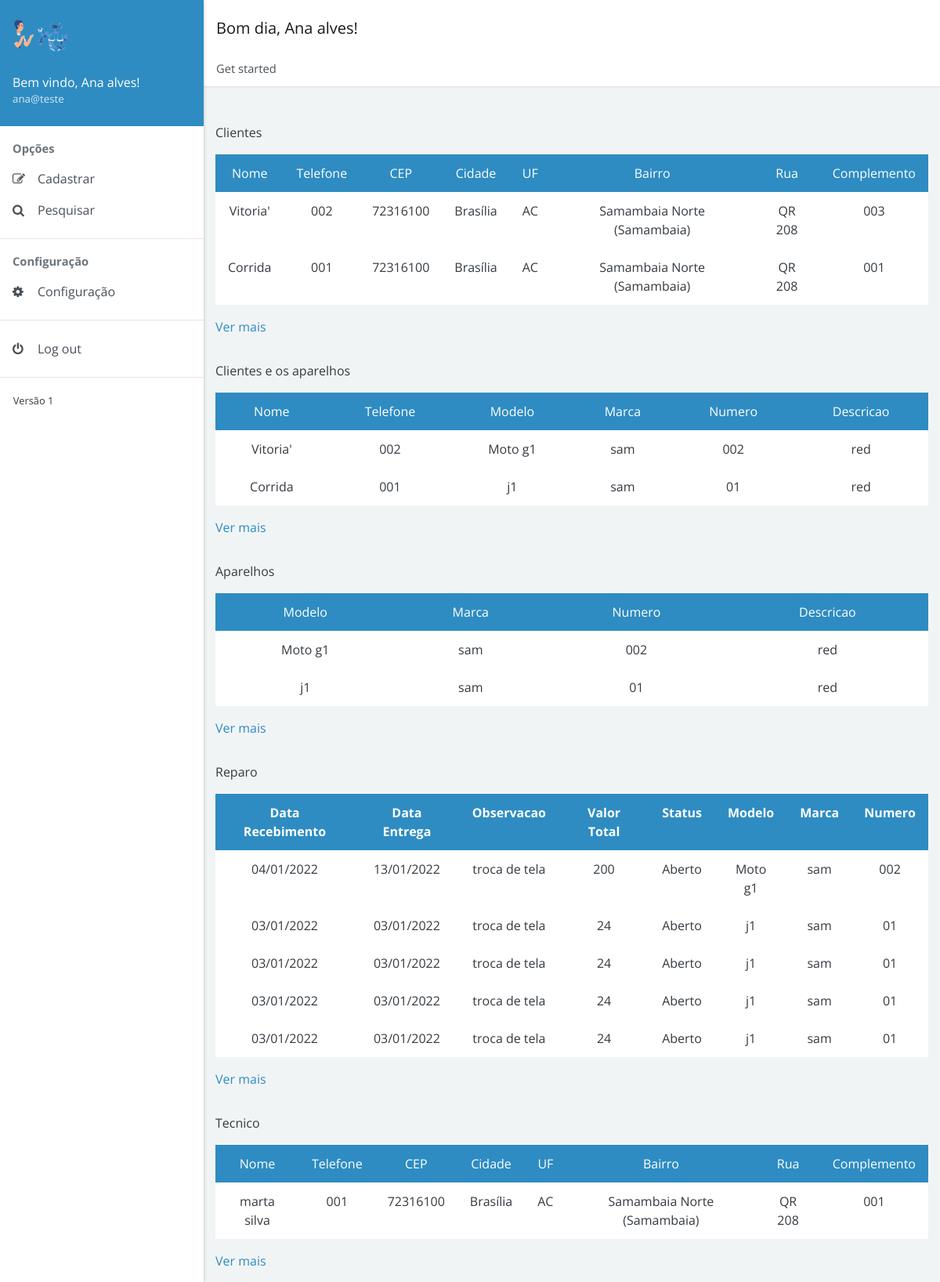
Screenshot of /model/index.php (signed in) with the database file from the repository.
### tables this page shows
CREATE TABLE `cliente` (
  `id_cliente` int(11) NOT NULL,
  `nome_completo` varchar(255) DEFAULT NULL,
  `email_cliente` varchar(255) NOT NULL,
  `telefone_celular` varchar(17) DEFAULT NULL,
  `telefone_contato` varchar(17) DEFAULT NULL,
  `endereco_id_endereco` int(11) NOT NULL,
  `login_id_login` int(11) NOT NULL
);

CREATE TABLE `endereco` (
  `id_endereco` int(11) NOT NULL,
  `cep` varchar(10) DEFAULT NULL,
  `cidade` varchar(255) DEFAULT NULL,
  `uf` varchar(2) DEFAULT NULL,
  `bairro` varchar(255) DEFAULT NULL,
  `rua` varchar(255) DEFAULT NULL,
  `complemento` varchar(255) DEFAULT NULL
);

CREATE TABLE `cliente_eletronico` (
  `cliente_id_cliente` int(11) NOT NULL,
  `eletronico_id_eletronico` int(11) NOT NULL
);

CREATE TABLE `eletronico` (
  `id_eletronico` int(11) NOT NULL,
  `modelo` varchar(255) DEFAULT NULL,
  `marca` varchar(255) DEFAULT NULL,
  `numero` varchar(50) DEFAULT NULL,
  `descricao` varchar(255) DEFAULT NULL
);

CREATE TABLE `reparo` (
  `id_reparo` int(11) NOT NULL,
  `data_recebimento` date DEFAULT NULL,
  `data_previsao` date DEFAULT NULL,
  `data_entrega` date DEFAULT NULL,
  `observacao` varchar(255) DEFAULT NULL,
  `mao_obra` float DEFAULT NULL,
  `custo_peca` float DEFAULT NULL,
  `valor_total` float DEFAULT NULL,
  `status_id_status` int(11) NOT NULL,
  `tecnico_id_tecnico` int(11) NOT NULL,
  `eletronico_id_eletronico` int(11) NOT NULL
);

CREATE TABLE `statu` (
  `id_status` int(11) NOT NULL,
  `nome_status` varchar(255) DEFAULT NULL
);

CREATE TABLE `tecnico` (
  `id_tecnico` int(11) NOT NULL,
  `nome_tecnico` varchar(255) DEFAULT NULL,
  `telefone_tecnico` varchar(17) DEFAULT NULL,
  `endereco_id_endereco` int(11) NOT NULL,
  `login_id_login` int(11) NOT NULL
);

### model/index.php (the view, shortened to what this page needs)
<!doctype html>
<html lang="pt-br">
<head>
  <link rel="stylesheet" href="https://cdnjs.cloudflare.com/ajax/libs/font-awesome/4.7.0/css/font-awesome.min.css">
  <link href="../dist/admin4b.min.css?v=2.1.0" rel="stylesheet">
  <link href="../dist/admin4b.min.css" rel="stylesheet" type="text/css" />
</head>
<body>
  <div class="app">
    <div class="app-sidebar">
      <div class="sidebar-header">
        <img src="../images/principal3.png" width="70px" alt="Imagem de entrada"><br>
        <div class="username"><span>Bem vindo, <?php session_start();
                                                echo $_SESSION['nome_completo_login']; ?>!</span>
          <small><?php echo $_SESSION['email_usuario']; ?> </small>
        </div>
      </div>
      <div id="sidebar-nav" class="sidebar-nav">
        <span class="sidebar-nav-header">Opções</span>
        <ul>
          <li><a href="#forms" data-toggle="collapse"><span class="sidebar-nav-icon fa fa-pencil-square-o"></span> <span class="sidebar-nav-text">Cadastrar</span></a>
          </li>
          <li><a href="#search" data-toggle="collapse"><span class="sidebar-nav-icon fa fa-search"></span> <span class="sidebar-nav-text">Pesquisar</span></a>
          </li>
        </ul>
        <hr><span class="sidebar-nav-header">Configuração</span>
        <ul>
          <li><a href="./editar/configuracao_geral.php  "><span class="sidebar-nav-icon fa fa-cog"></span> <span class="sidebar-nav-text">Configuração</span></a>
          </li>
        </ul>
        <hr>
        <ul>
          <li><a href="../controll/crud/sair.php"><span class="sidebar-nav-icon fa fa-power-off"></span> <span class="sidebar-nav-text">Log out</span></a></li>
        </ul>
        <hr>
        <small>Versão 1</small>
      </div>
    </div>
    <div class="app-content">
      <div class="content-header">
        <nav class="navbar navbar-expand navbar-light bg-white">
          <div class="navbar-brand">
            <?php
            $hora_do_dia = date("H");
            if (($hora_do_dia >= 00) && ($hora_do_dia <= 12)) {
              echo "Bom dia, ";
            } else if (($hora_do_dia >= 12) && ($hora_do_dia <= 18)) {
              echo "Boa tarde, ";
            } else {
              echo "Boa noite, ";
            }
            echo $_SESSION['nome_completo_login'];
            ?>!
          </div>
        </nav>
        <nav>
          <ol class="breadcrumb">
            <li class="breadcrumb-item">Get started</li>
          </ol>
        </nav>
      </div>
      <div class="content-body">
        <div class="container">
          <div class="align-items-center">
            <div class="" style="margin-top: 2em">
              <p>Clientes</p>
              <table class="table table-bordered table-hover text-center">
                <tr class="bg bg-primary text-white text-center">
                  <td>Nome</td>
                  <td>Telefone</td>
                  <td>CEP</td>
                  <td>Cidade</td>
                  <td>UF</td>
                  <td>Bairro</td>
                  <td>Rua</td>
                  <td>Complemento</td>
                </tr>
                <?php
                include_once '../controll/crud/conexao.php';
                $id_session = $_SESSION['id_login'];
                $pesquisa = $conexao->query("SELECT * FROM cliente INNER JOIN endereco ON endereco_id_endereco = id_endereco INNER JOIN login ON cliente.login_id_login = login.id_login WHERE login.id_login = $id_session LIMIT 5");
                while ($tabela = $pesquisa->fetch()) {
                  $nome = $tabela['nome_completo'];
                  $telefone = $tabela['telefone_celular'];
                  $cep = $tabela['cep'];
                  $cidade = $tabela['cidade'];
                  $uf = $tabela['uf'];
                  $bairro = $tabela['bairro'];
                  $rua = $tabela['rua'];
                  $complemento = $tabela['complemento'];
                ?>
                  <tr class="text-center">
                    <td>
                      <?= $nome ?>
                    </td>
                    <td>
                      <?= $telefone ?>
                    </td>
                    <td>
                      <?= $cep ?>
                    </td>
                    <td>
                      <?= $cidade ?>
                    </td>
                    <td>
                      <?= $uf ?>
                    </td>
                    <td>
                      <?= $bairro ?>
                    </td>
                    <td>
                      <?= $rua ?>
                    </td>
                    <td>
                      <?= $complemento ?>
                    </td>
                  </tr>
                <?php
                }
                ?>
              </table>
              <a href="../view/pesquisar/pesquisa_cliente.php">Ver mais</a>
            </div>
          </div>
          <div class="align-items-center">
            <div class="" style="margin-top: 2em">
              <p>Clientes e os aparelhos</p>
              <table class="table table-bordered table-hover text-center">
                <tr class="bg bg-primary text-white text-center">
                  <td>Nome</td>
                  <td>Telefone</td>
                  <td>Modelo</td>
                  <td>Marca</td>
                  <td>Numero</td>
                  <td>Descricao</td>
                </tr>
                <?php
                $pesquisa = $conexao->query("SELECT * FROM cliente_eletronico INNER JOIN cliente ON cliente.id_cliente = cliente_eletronico.cliente_id_cliente
                INNER JOIN eletronico ON eletronico.id_eletronico = cliente_eletronico.eletronico_id_eletronico INNER JOIN login ON cliente.login_id_login = login.id_login WHERE cliente.login_id_login = $id_session LIMIT 5");
                while ($resultado = $pesquisa->fetch()) {
                  $nome = $resultado['nome_completo'];
                  $telefone = $resultado['telefone_celular'];
                  $modelo = $resultado['modelo'];
                  $marca = $resultado['marca'];
                  $numero = $resultado['numero'];
                  $descricao = $resultado['descricao'];
                ?>
                  <tr class="text-center">
                    <td>
                      <?= $nome ?>
                    </td>
                    <td>
                      <?= $telefone ?>
                    </td>
                    <td>
                      <?= $modelo ?>
                    </td>
                    <td>
                      <?= $marca ?>
                    </td>
                    <td>
                      <?= $numero ?>
                    </td>
                    <td>
                      <?= $descricao ?>
                    </td>
                  </tr>
                <?php
                }
                ?>
              </table>
              <a href="../view/pesquisar/pesquisa_cliente_aparelho.php">Ver mais</a>
            </div>
          </div>
          <div class="align-items-center">
            <div class="" style="margin-top: 2em">
              <p>Aparelhos</p>
              <table class="table table-bordered table-hover text-center">
                <tr class="bg bg-primary text-white text-center">
                  <td>Modelo</td>
                  <td>Marca</td>
                  <td>Numero</td>
                  <td>Descricao</td>
                </tr>
                <?php
                $pesquisa = $conexao->query("SELECT * FROM eletronico INNER JOIN cliente_eletronico ON cliente_eletronico.eletronico_id_eletronico = eletronico.id_eletronico
                INNER JOIN cliente ON cliente.id_cliente = cliente_eletronico.cliente_id_cliente
                INNER JOIN login ON cliente.login_id_login = login.id_login WHERE cliente.login_id_login = $id_session LIMIT 5");
                while ($resultado = $pesquisa->fetch()) {
                  $modelo = $resultado['modelo'];
                  $marca = $resultado['marca'];
                  $numero = $resultado['numero'];
                  $descricao = $resultado['descricao'];
                ?>
                  <tr class="text-center">
                    <td>
                      <?= $modelo ?>
                    </td>
                    <td>
                      <?= $marca ?>
                    </td>
                    <td>
                      <?= $numero ?>
                    </td>
                    <td>
                      <?= $descricao ?>
                    </td>
                  </tr>
                <?php
                }
                ?>
              </table>
              <a href="../view/pesquisar/pesquisa_aparelho.php">Ver mais</a>
            </div>
          </div>
          <div class="align-items-center">
            <div class="" style="margin-top: 2em">
              <p>Reparo</p>
              <table class="table table-bordered table-hover text-center">
                <tr class="bg bg-primary text-white text-center">
                  <th>Data Recebimento</th>
                  <th>Data Entrega</th>
                  <th>Observacao</th>
                  <th>Valor Total</th>
                  <th>Status</th>
                  <th>Modelo</th>
                  <th>Marca</th>
                  <th>Numero</th>
                </tr>
                <?php
                $pesquisa = $conexao->query("SELECT * FROM `reparo` INNER JOIN statu ON reparo.status_id_status = statu.id_status
                INNER JOIN tecnico  ON reparo.tecnico_id_tecnico = tecnico.id_tecnico INNER JOIN eletronico ON reparo.eletronico_id_eletronico = eletronico.id_eletronico
                INNER JOIN endereco ON tecnico.endereco_id_endereco = endereco.id_endereco INNER JOIN cliente_eletronico ON cliente_eletronico.eletronico_id_eletronico = eletronico.id_eletronico
                INNER JOIN cliente ON cliente.id_cliente = cliente_eletronico.cliente_id_cliente INNER JOIN login ON cliente.login_id_login = login.id_login WHERE cliente.login_id_login = $id_session LIMIT 5 ");
                while ($linha = $pesquisa->fetch()) {
                  $data1 = $linha['data_recebimento'];
                  $data_recebimento = date('d/m/Y', strtotime($data1));
                  $data3 = $linha['data_entrega'];
                  $data_entrega = date('d/m/Y', strtotime($data3));
                  $observacao = $linha['observacao'];
                  $valor_total = $linha['valor_total'];
                  $nome_status = $linha['nome_status'];
                  $modelo = $linha['modelo'];
                  $marca = $linha['marca'];
                  $numero = $linha['numero'];
                ?>
                  <tr class="text-center">
                    <td>
                      <?= $data_recebimento ?>
                    </td>
                    <td>
                      <?= $data_entrega ?>
                    </td>
                    <td>
                      <?= $observacao ?>
                    </td>
                    <td>
                      <?= $valor_total ?>
                    </td>
                    <td>
                      <?= $nome_status ?>
                    </td>
                    <td>
                      <?= $modelo ?>
                    </td>
                    <td>
                      <?= $marca ?>
                    </td>
                    <td>
                      <?= $numero ?>
                    </td>
                  </tr>
                <?php
                }
                ?>
              </table>
              <a href="../view/pesquisar/pesquisa_reparo.php">Ver mais</a>
            </div>
          </div>
          <div class="align-items-center">
            <div class="" style="margin-top: 2em">
              <p>Tecnico</p>
              <table class="table table-bordered table-hover text-center">
                <tr class="bg bg-primary text-white text-center">
                  <td>Nome</td>
                  <td>Telefone</td>
                  <td>CEP</td>
                  <td>Cidade</td>
                  <td>UF</td>
                  <td>Bairro</td>
                  <td>Rua</td>
                  <td>Complemento</td>
                </tr>
                <?php
                $pesquisa = $conexao->query("SELECT * FROM tecnico INNER JOIN endereco ON tecnico.endereco_id_endereco = endereco.id_endereco
                INNER JOIN login ON tecnico.login_id_login = login.id_login WHERE tecnico.login_id_login = $id_session LIMIT 5");
                while ($resultado = $pesquisa->fetch()) {
                  $nome = $resultado['nome_tecnico'];
                  $telefone = $resultado['telefone_tecnico'];
                  $cep = $resultado['cep'];
                  $cidade = $resultado['cidade'];
                  $uf = $resultado['uf'];
                  $bairro = $resultado['bairro'];
                  $rua = $resultado['rua'];
                  $complemento = $resultado['complemento'];
                ?>
                  <tr class="text-center">
                    <td>
                      <?= $nome ?>
                    </td>
                    <td>
                      <?= $telefone ?>
                    </td>
                    <td>
                      <?= $cep ?>
                    </td>
                    <td>
                      <?= $cidade ?>
                    </td>
                    <td>
                      <?= $uf ?>
                    </td>
                    <td>
                      <?= $bairro ?>
                    </td>
                    <td>
                      <?= $rua ?>
                    </td>
                    <td>
                      <?= $complemento ?>
                    </td>
                  </tr>
                <?php
                }
                ?>
              </table>
              <a href="../view/pesquisar/pesquisa_tecnico.php">Ver mais</a>
            </div>
          </div>
        </div>
      </div>
</body>
</html>

### rows the page displays
cliente: nome_completo "Vitoria'", telefone_celular "002", endereco_id_endereco.cep "72316100", endereco_id_endereco.cidade "Brasília", endereco_id_endereco.uf "AC", endereco_id_endereco.bairro "Samambaia Norte (Samambaia)", endereco_id_endereco.rua "QR 208", endereco_id_endereco.complemento "003"
cliente: nome_completo "Corrida", telefone_celular "001", endereco_id_endereco.cep "72316100", endereco_id_endereco.cidade "Brasília", endereco_id_endereco.uf "AC", endereco_id_endereco.bairro "Samambaia Norte (Samambaia)", endereco_id_endereco.rua "QR 208", endereco_id_endereco.complemento "001"
cliente_eletronico: cliente_id_cliente.nome_completo "Vitoria'", cliente_id_cliente.telefone_celular "002", eletronico_id_eletronico.modelo "Moto g1", eletronico_id_eletronico.marca "sam", eletronico_id_eletronico.numero "002", eletronico_id_eletronico.descricao "red"
cliente_eletronico: cliente_id_cliente.nome_completo "Corrida", cliente_id_cliente.telefone_celular "001", eletronico_id_eletronico.modelo "j1", eletronico_id_eletronico.marca "sam", eletronico_id_eletronico.numero "01", eletronico_id_eletronico.descricao "red"
eletronico: modelo "Moto g1", marca "sam", numero "002", descricao "red"
eletronico: modelo "j1", marca "sam", numero "01", descricao "red"
reparo: observacao "troca de tela", valor_total "200", status_id_status.nome_status "Aberto", eletronico_id_eletronico.modelo "Moto g1", eletronico_id_eletronico.marca "sam", eletronico_id_eletronico.numero "002"
reparo: observacao "troca de tela", valor_total "24", status_id_status.nome_status "Aberto", eletronico_id_eletronico.modelo "j1", eletronico_id_eletronico.marca "sam", eletronico_id_eletronico.numero "01"
reparo: observacao "troca de tela", valor_total "24", status_id_status.nome_status "Aberto", eletronico_id_eletronico.modelo "j1", eletronico_id_eletronico.marca "sam", eletronico_id_eletronico.numero "01"
reparo: observacao "troca de tela", valor_total "24", status_id_status.nome_status "Aberto", eletronico_id_eletronico.modelo "j1", eletronico_id_eletronico.marca "sam", eletronico_id_eletronico.numero "01"
reparo: observacao "troca de tela", valor_total "24", status_id_status.nome_status "Aberto", eletronico_id_eletronico.modelo "j1", eletronico_id_eletronico.marca "sam", eletronico_id_eletronico.numero "01"
tecnico: nome_tecnico "marta silva", telefone_tecnico "001", endereco.cep "72316100", endereco.cidade "Brasília", endereco.uf "AC", endereco.bairro "Samambaia Norte (Samambaia)", endereco.rua "QR 208", endereco.complemento "001"

### other values shown
$_SESSION['nome_completo_login'] "Ana alves"
$_SESSION['email_usuario'] "ana@teste"
